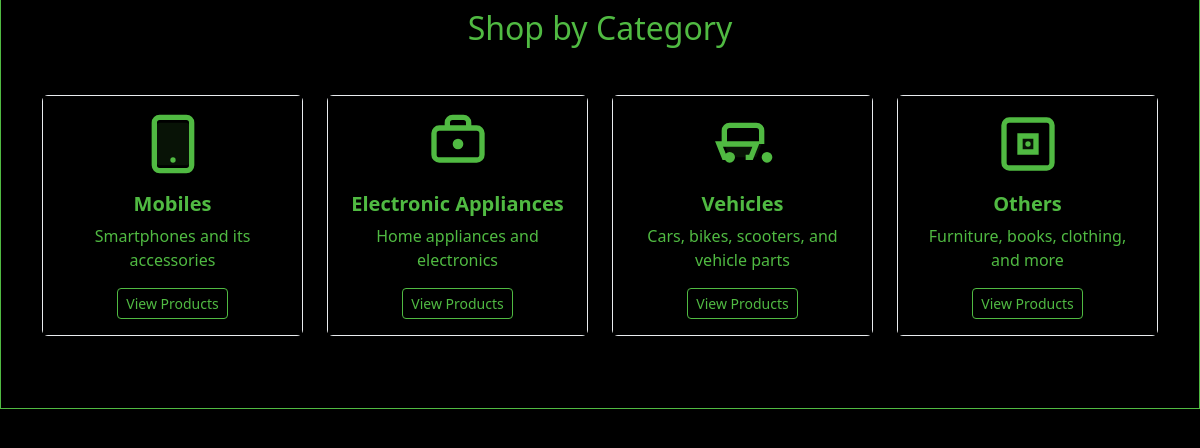
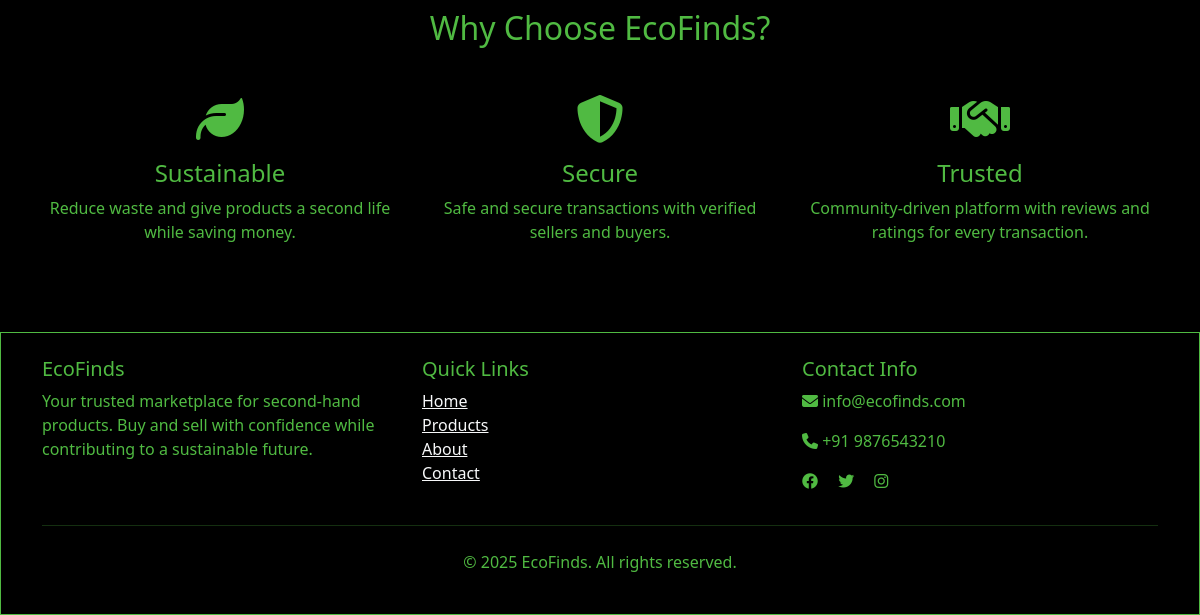
The app's page / (lower part), older data (2 pictures, top to bottom).
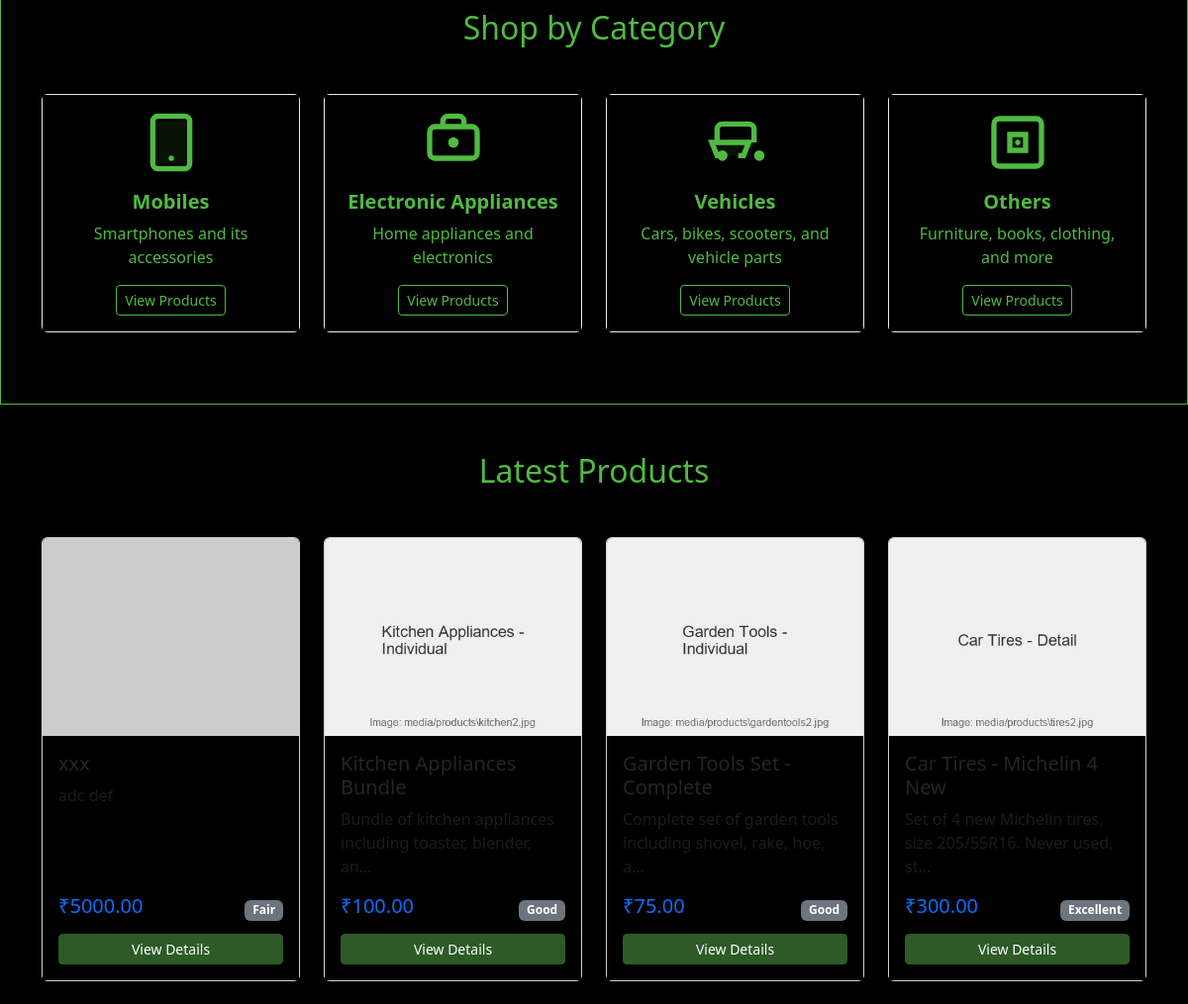
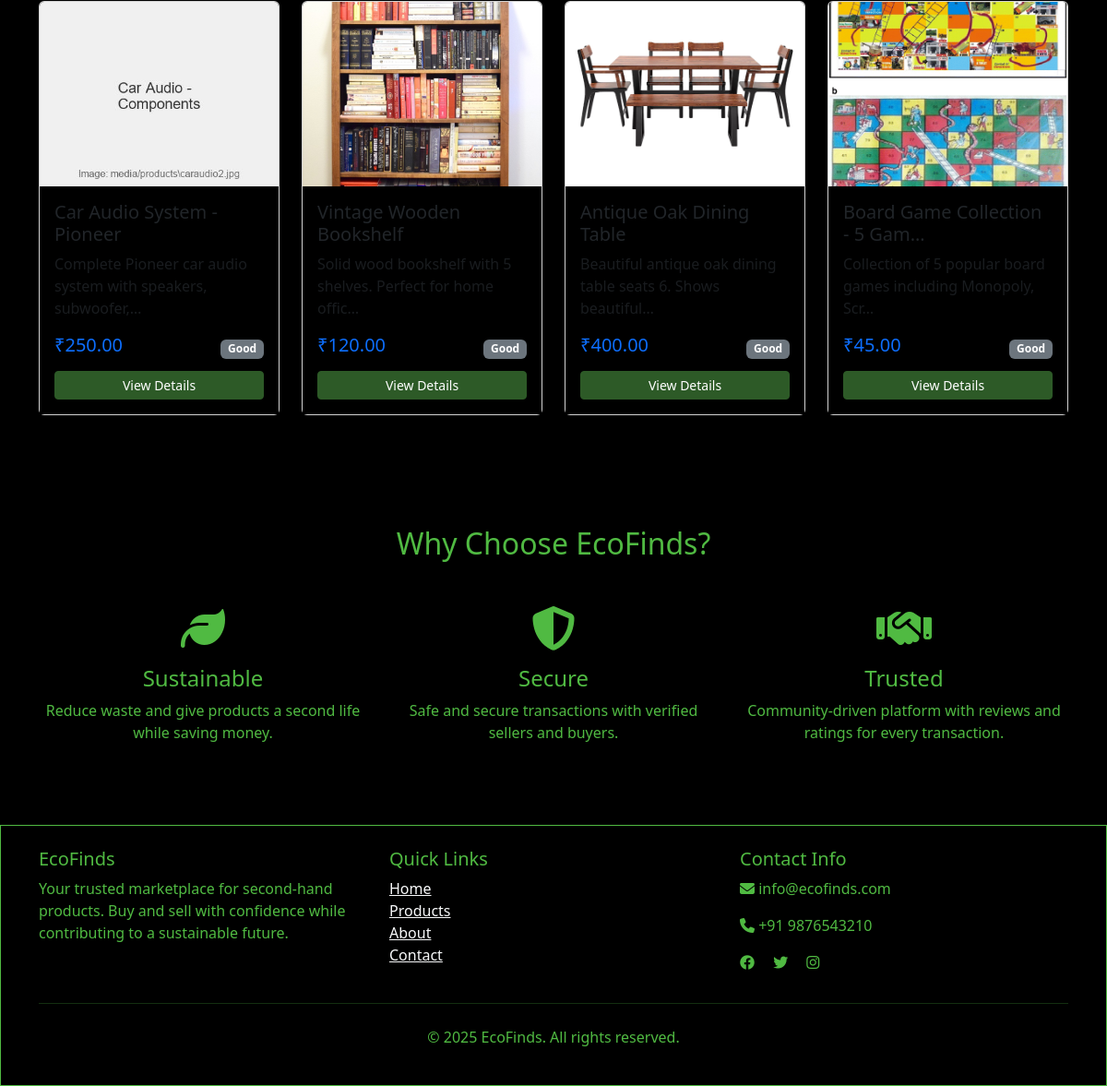
The same page, newer data (2 pictures, top to bottom).
### products/models.py (models this page shows, shortened)
class Product(models.Model):
    CONDITION_CHOICES = [
        ('excellent', 'Excellent'),
        ('good', 'Good'),
        ('fair', 'Fair'),
        ('poor', 'Poor'),
    ]
    STATUS_CHOICES = [
        ('available', 'Available'),
        ('sold', 'Sold'),
        ('pending', 'Pending'),
        ('draft', 'Draft'),
    ]
    title = models.CharField(max_length=200)
    slug = models.SlugField(max_length=200, unique=True)
    description = models.TextField()
    category = models.ForeignKey(Category, on_delete=models.CASCADE, related_name='products')
    seller = models.ForeignKey(User, on_delete=models.CASCADE, related_name='products')
    price = models.DecimalField(max_digits=10, decimal_places=2, validators=[MinValueValidator(0.01)])
    original_price = models.DecimalField(max_digits=10, decimal_places=2, blank=True, null=True)
    condition = models.CharField(max_length=20, choices=CONDITION_CHOICES)
    brand = models.CharField(max_length=100, blank=True)
    model = models.CharField(max_length=100, blank=True)
    year_purchased = models.IntegerField(blank=True, null=True)
    status = models.CharField(max_length=20, choices=STATUS_CHOICES, default='available')
    is_featured = models.BooleanField(default=False)
    city = models.CharField(max_length=100)
    state = models.CharField(max_length=100)
    country = models.CharField(max_length=100, default='India')
    created_at = models.DateTimeField(auto_now_add=True)
    updated_at = models.DateTimeField(auto_now=True)
    published_at = models.DateTimeField(blank=True, null=True)
    class Meta:
        ordering = ['-created_at']

class ProductImage(models.Model):
    product = models.ForeignKey(Product, on_delete=models.CASCADE, related_name='images')
    image = models.ImageField(upload_to='products/')
    alt_text = models.CharField(max_length=200, blank=True)
    is_primary = models.BooleanField(default=False)
    created_at = models.DateTimeField(auto_now_add=True)
    class Meta:
        ordering = ['is_primary', 'created_at']

### main/views.py (the view)
# urls.py: 2. Add a URL to urlpatterns:  path('', views.home, name='home')
def home(request):
    featured_products = Product.objects.filter(
        is_featured=True,
        status='available'
    )[:8]
    latest_products = Product.objects.filter(
        status='available'
    ).order_by('-created_at')[:8]
    categories = Category.objects.all()[:6]
    context = {
        'featured_products': featured_products,
        'latest_products': latest_products,
        'categories': categories,
    }
    return render(request, 'main/home.html', context)

### templates/main/home.html (shortened to what this page needs)
{% extends 'base.html' %}
{% block content %}
<section class="py-5" style="border: 1px solid #50ba42;">
    <div class="container">
        <h2 class="text-center mb-5">Shop by Category</h2>
        <div class="row">
            <div class="col-md-6 col-lg-3 mb-4">
                <div class="card text-center h-100 category-card">
                    <div class="card-body">
                        <div class="category-icon mb-3">
                            <svg width="64" height="64" viewBox="0 0 24 24" fill="none" xmlns="http://www.w3.org/2000/svg">
                                <rect x="5" y="2" width="14" height="20" rx="2" stroke="#50ba42" stroke-width="2"/>
                                <rect x="6" y="4" width="12" height="16" rx="1" fill="#50ba42" fill-opacity="0.1"/>
                                <circle cx="12" cy="18" r="1" fill="#50ba42"/>
                            </svg>
                        </div>
                        <h5 class="card-title">Mobiles</h5>
                        <p class="card-text">Smartphones and its accessories</p>
                        <a href="{% url 'products:product_list' %}?category=mobiles" class="btn btn-outline-primary btn-sm">View Products</a>
                    </div>
                </div>
            </div>
            <div class="col-md-6 col-lg-3 mb-4">
                <div class="card text-center h-100 category-card">
                    <div class="card-body">
                        <div class="category-icon mb-3">
                            <svg width="64" height="64" viewBox="0 0 24 24" fill="none" xmlns="http://www.w3.org/2000/svg">
                                <rect x="3" y="6" width="18" height="12" rx="2" stroke="#50ba42" stroke-width="2"/>
                                <path d="M8 6V4a2 2 0 0 1 2-2h4a2 2 0 0 1 2 2v2" stroke="#50ba42" stroke-width="2"/>
                                <circle cx="12" cy="12" r="2" fill="#50ba42"/>
                            </svg>
                        </div>
                        <h5 class="card-title">Electronic Appliances</h5>
                        <p class="card-text">Home appliances and electronics</p>
                        <a href="{% url 'products:product_list' %}?category=electronics" class="btn btn-outline-primary btn-sm">View Products</a>
                    </div>
                </div>
            </div>
            <div class="col-md-6 col-lg-3 mb-4">
                <div class="card text-center h-100 category-card">
                    <div class="card-body">
                        <div class="category-icon mb-3">
                        </div>
                        <h5 class="card-title">Vehicles</h5>
                        <p class="card-text">Cars, bikes, scooters, and vehicle parts</p>
                        <a href="{% url 'products:product_list' %}?category=vehicles" class="btn btn-outline-primary btn-sm">View Products</a>
                    </div>
                </div>
            </div>
            <div class="col-md-6 col-lg-3 mb-4">
                <div class="card text-center h-100 category-card">
                    <div class="card-body">
                        <div class="category-icon mb-3">
                        </div>
                        <h5 class="card-title">Others</h5>
                        <p class="card-text">Furniture, books, clothing, and more</p>
                        <a href="{% url 'products:product_list' %}?category=others" class="btn btn-outline-primary btn-sm">View Products</a>
                    </div>
                </div>
            </div>
        </div>
    </div>
</section>
{% if latest_products %}
<section class="py-5">
    <div class="container">
        <h2 class="text-center mb-5">Latest Products</h2>
        <div class="row">
            {% for product in latest_products %}
            <div class="col-md-6 col-lg-3 mb-4">
                <div class="card h-100">
                    {% if product.images.first %}
                        <img src="{{ product.images.first.image.url }}" class="card-img-top" alt="{{ product.title }}" style="height: 200px; object-fit: cover;">
                    {% else %}
                        <img src="https://via.placeholder.com/300x200/2d5a27/ffffff?text=No+Image" class="card-img-top" alt="{{ product.title }}" style="height: 200px; object-fit: cover;">
                    {% endif %}
                    <div class="card-body d-flex flex-column">
                        <h5 class="card-title">{{ product.title|truncatechars:30 }}</h5>
                        <p class="card-text text-muted">{{ product.description|truncatechars:60 }}</p>
                        <div class="mt-auto">
                            <div class="d-flex justify-content-between align-items-center">
                                <span class="h5 text-primary">₹{{ product.price }}</span>
                                <span class="badge bg-secondary">{{ product.condition|title }}</span>
                            </div>
                            <div class="mt-2">
                                <a href="{% url 'products:product_detail' product.slug %}" class="btn btn-primary btn-sm w-100">View Details</a>
                            </div>
                        </div>
                    </div>
                </div>
            </div>
            {% endfor %}
        </div>
    </div>
</section>
{% endif %}
<section class="py-5">
    <div class="container">
        <h2 class="text-center mb-5"style="font-family: 'Segoe UI', Tahoma, Geneva, Verdana, sans-serif;">Why Choose EcoFinds?</h2>
        <div class="row">
            <div class="col-md-4 text-center mb-4">
                <i class="fas fa-leaf fa-3x mb-3" style="color: #50ba42 !important;"></i>
                <h4>Sustainable</h4>
                <p>Reduce waste and give products a second life while saving money.</p>
            </div>
            <div class="col-md-4 text-center mb-4">
                <i class="fas fa-shield-alt fa-3x mb-3" style="color: #50ba42 !important;"></i>
                <h4>Secure</h4>
                <p>Safe and secure transactions with verified sellers and buyers.</p>
            </div>
            <div class="col-md-4 text-center mb-4">
                <i class="fas fa-handshake fa-3x mb-3" style="color: #50ba42 !important;"></i>
                <h4>Trusted</h4>
                <p>Community-driven platform with reviews and ratings for every transaction.</p>
            </div>
        </div>
    </div>
</section>
{% endblock %}

### templates/base.html (shortened to what this page needs)
{% load static %}
<!DOCTYPE html>
<html lang="en">
<head>
    <link href="https://cdn.jsdelivr.net/npm/bootstrap@5.3.0/dist/css/bootstrap.min.css" rel="stylesheet">
    <link href="https://cdnjs.cloudflare.com/ajax/libs/font-awesome/6.4.0/css/all.min.css" rel="stylesheet">
</head>
<body>
    <main>
        {% block content %}{% endblock %}
    </main>
    <footer class="footer py-4">
        <div class="container">
            <div class="row">
                <div class="col-md-4">
                    <h5>EcoFinds</h5>
                    <p>Your trusted marketplace for second-hand products. Buy and sell with confidence while contributing to a sustainable future.</p>
                </div>
                <div class="col-md-4">
                    <h5>Quick Links</h5>
                    <ul class="list-unstyled">
                        <li><a href="{% url 'main:home' %}" class="text-light">Home</a></li>
                        <li><a href="{% url 'products:product_list' %}" class="text-light">Products</a></li>
                        <li><a href="{% url 'main:about' %}" class="text-light">About</a></li>
                        <li><a href="{% url 'main:contact' %}" class="text-light">Contact</a></li>
                    </ul>
                </div>
                <div class="col-md-4">
                    <h5>Contact Info</h5>
                    <p><i class="fas fa-envelope"></i> info@ecofinds.com</p>
                    <p><i class="fas fa-phone"></i> +91 9876543210</p>
                    <div class="social-links">
                        <a href="#" class="text-light me-3"><i class="fab fa-facebook"></i></a>
                        <a href="#" class="text-light me-3"><i class="fab fa-twitter"></i></a>
                        <a href="#" class="text-light me-3"><i class="fab fa-instagram"></i></a>
                    </div>
                </div>
            </div>
            <hr class="my-4">
            <div class="text-center">
                <p>&copy; 2025 EcoFinds. All rights reserved.</p>
            </div>
        </div>
    </footer>
</body>
</html>

### templates/base.html (style rules this page uses)
* { background-color: black; color:#50ba42; }
.btn-primary { background-color: #2d5a27; border-color: #2d5a27; }
.card { transition: transform 0.2s; }
.footer { border: 1px solid #50ba42; }

### templates/main/home.html (style rules this page uses)
.category-card { transition: transform 0.3s ease, box-shadow 0.3s ease; border: 1px solid #e9ecef; }
.category-icon { display: flex; justify-content: center; align-items: center; color: #50ba42; }
.category-card .card-title { color: #50ba42; font-weight: 600; margin-bottom: 0.5rem; }
.category-card .btn-outline-primary { border-color: #50ba42; color: #50ba42; }

Row changes from the older to the newer data that the page shows:
added Product: title "xxx", description "adc def", price "5000.00", condition "Fair"
added Product: images.first.image (picture), title "Kitchen Appliances Bundle", description "Bundle of kitchen appliances including toaster, blender, an…", price "100.00", condition "Good"
added Product: images.first.image (picture), title "Garden Tools Set - Complete", description "Complete set of garden tools including shovel, rake, hoe, a…", price "75.00", condition "Good"
added Product: images.first.image (picture), title "Car Tires - Michelin 4 New", description "Set of 4 new Michelin tires, size 205/55R16. Never used, st…", price "300.00", condition "Excellent"
added Product: images.first.image (picture), title "Car Audio System - Pioneer", description "Complete Pioneer car audio system with speakers, subwoofer,…", price "250.00", condition "Good"
added Product: images.first.image (picture), title "Vintage Wooden Bookshelf", description "Solid wood bookshelf with 5 shelves. Perfect for home offic…", price "120.00", condition "Good"
added Product: images.first.image (picture), title "Antique Oak Dining Table", description "Beautiful antique oak dining table seats 6. Shows beautiful…", price "400.00", condition "Good"
added Product: images.first.image (picture), title "Board Game Collection - 5 Gam…", description "Collection of 5 popular board games including Monopoly, Scr…", price "45.00", condition "Good"
Text that changed along with them:
text now shown: "Latest Products"
